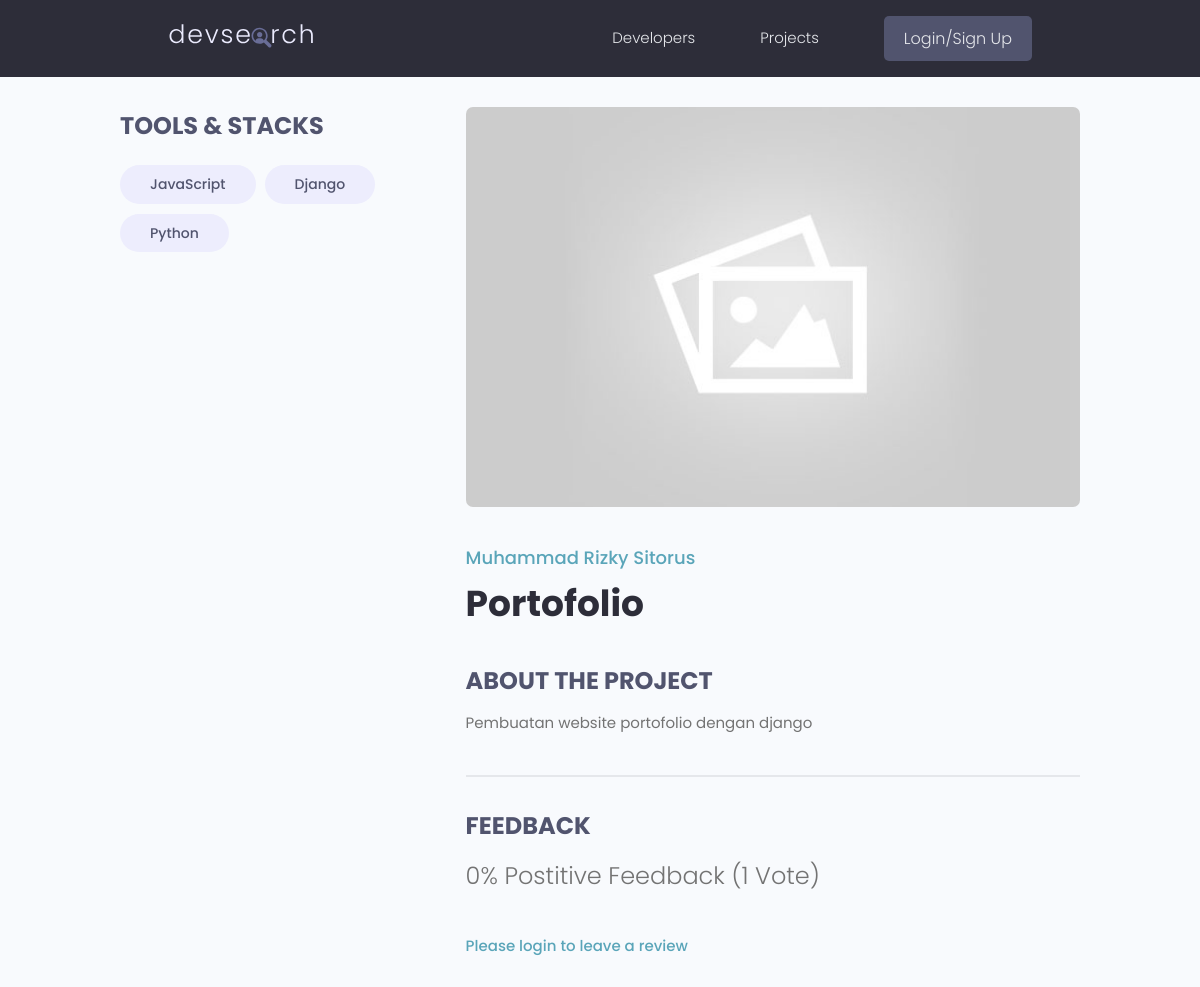
Before: /projects/project/5a732124-b5da-4901-8678-bd4c770153d8 with the older database file.
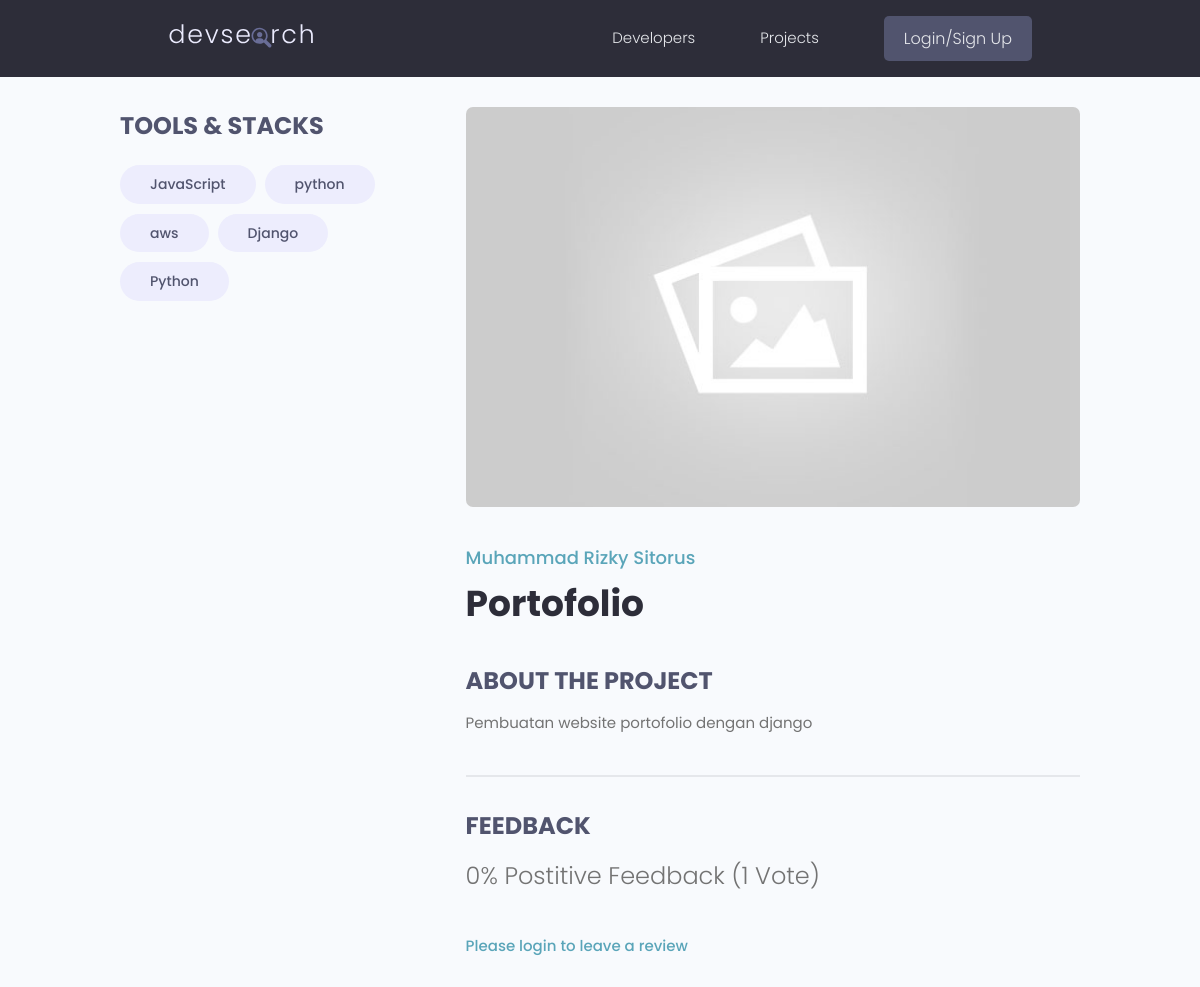
After: the same page with the newer database file.
### projects/models.py (models this page shows)
class Tag(models.Model):
    name = models.CharField(max_length=100)
    created = models.DateTimeField(auto_now_add=True)
    id = models.UUIDField(default=uuid.uuid4, unique=True, primary_key=True, editable=False)
    def __str__(self):
        return self.name

### projects/views.py (the view, shortened to what this page needs)
# urls.py: path('project/<str:pk>', views.project, name='project'),
def project(request, pk):
    projectObj = Project.objects.get(id=str(pk))
    form = ReviewForm()
    tags = projectObj.tags.all()
    context = {
        'project':projectObj,
        'tags':tags,
        'form': form,
        }
    return render(request, 'projects/single-project.html', context)

### projects/models.py (called while the page is built)
    @property
    def reviewers(self):
        queryset = self.review_set.all().values_list('owner__id', flat=True)
        return queryset

### projects/templates/projects/single-project.html (shortened to what this page needs)
{% extends "main.html" %}
{% load static %}
{% block content %}
<main class="singleProject my-md">
    <div class="container">
      <div class="layout">
        <div class="column column--1of3">
          <h3 class="singleProject__subtitle">Tools & Stacks</h3>
          <div class="singleProject__toolStack">
            {% for tag in project.tags.all %}
            <span class="tag tag--pill tag--sub tag--lg">
              <small>{{tag}}</small>
            </span>
            {% endfor %}
          </div>
        </div>
        <div class="column column--2of3">
          <img class="singleProject__preview" src="{{project.featured_img.url}}" alt="{{project.title}}" />
          <a href="{% url 'user-profile' project.owner.id %}" class="singleProject__developer">{{project.owner.name}}</a>
          <h2 class="singleProject__title">{{project.title}}</h2>
          <h3 class="singleProject__subtitle">About the Project</h3>
          <div class="singleProject__info">
            {{project.description}}
          </div>
          <div class="comments">
            <h3 class="singleProject__subtitle">Feedback</h3>
            <h5 class="project--rating">
                {{ project.vote_ratio }}% Postitive Feedback ({{ project.vote_total }} Vote{{project.vote_total|pluralize:'s'}})
            </h5>
            {% if request.user.profile.id in project.reviewers %}
            <p>You have already submitted your review for this project</p>
            {% elif request.user.profile == project.owner %}
            <p>You cannot review your own work</p>
            {% else %}
            <a href="{% url 'login' %}?next={{request.path}}">Please login to leave a review</a>
            {% endif %}
          </div>
        </div>
      </div>
    </div>
  </main>
{% endblock content %}

Changed rows visible on the page:
added Tag: name "python"
added Tag: name "aws"
